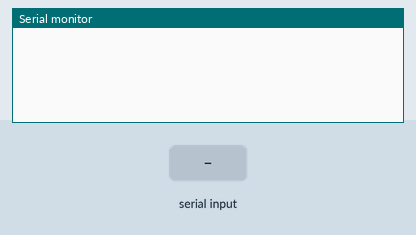
Bench run of a sketch on a simulated Arduino Uno, built with avr-gcc and run on an emulated ATmega328P. Parts: the last lines printed to the serial monitor. Inputs (shaded band) come from the test bench.

Above: at 1.2 s.
1.3 s: "+" received over Serial
At 2.1 s:
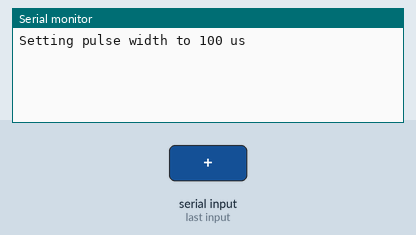
2.8 s: "1" received over Serial
At 3.2 s:
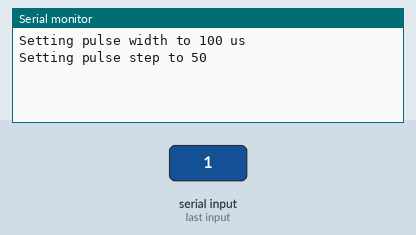

Measured:
- after the input at 1.3 s, the serial monitor: prints a new line at once (image 1)
- after the input at 2.8 s, the serial monitor: prints a new line at once (image 2)

The sketch:

pwm_manual.pde
```cpp
/* Manual PWM without delay()

 Turns on and off a digital pin to generate a PWM signal, without
 using the delay() function.  This means that other code
 can run at the same time without being interrupted by the PWM code.

 Instead of using delay() calls, this code uses millis/micros calls
 to check the time since the Arduino began running the current program.
 This allows the pwm call to be non-blocking, but at the risk of a
 missed deadline for switching states.

 Currently implemented to provide high resolution by using micros()
 rather than millis().

 created 2009
 by Jon Scholz
 */

// {
#define PWMPERIOD 20000  // period (20 ms)

/* Pulse Width, in microseconds
 *   -Must make this a long if a period longer than 32ms is desired!
 */
unsigned int pw = 0;

/* Container for time variable
 *   -Must make this a long if a period longer than 32ms is desired!
 */
unsigned int previousMicros;

/* Current state of the PWM pin
 */
int pwmState = LOW;
// }

unsigned int pstep = 100;  // pulse width step in microseconds

char buf[32];

/*
frequency is 1/PWMPERIOD Hz

 */

void setup() {
  Serial.begin(9600);
  // {
  pinMode(6, OUTPUT);
  previousMicros = micros();
  // }
}

void loop() {

  if (Serial.available() > 0) {
    int inByte = Serial.read();

    switch (inByte) {
    case '+':
      pw += pstep;
      sprintf(buf,"Setting pulse width to %d us", pw);
      Serial.println(buf);
      break;
    case '-':
      pw -= pstep;
      sprintf(buf,"Setting pulse width to %d us", pw);
      Serial.println(buf);
      break;
    case '1':
      pstep -= 50;
      sprintf(buf,"Setting pulse step to %d", pstep);
      Serial.println(buf);
      break;
    case '2':
      pstep += 50;
      sprintf(buf,"Setting pulse step to %d", pstep);
      Serial.println(buf);
      break;
    default:
      // whatever
      break;
    }
  }

  pulseOut(6, pw);

}

void pulseOut(int pinNumber, int pulseWidth) {
  /* Uses a millis() call to check clock so that we can run
   * a non-blocking PWM (delay calls hold up everything
   * except interrupt-driven code)
   */
   static int interval = 0;

  if (micros() - previousMicros > interval) {
    previousMicros = micros();
    if (pwmState == LOW) {
      pwmState = HIGH;
      interval = pulseWidth;
    } else {
      pwmState = LOW;
      interval = PWMPERIOD - pulseWidth;
    }
    digitalWrite(pinNumber, pwmState);
  }
}
```
